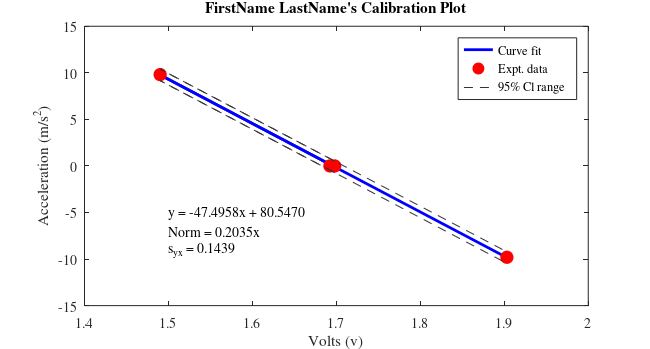
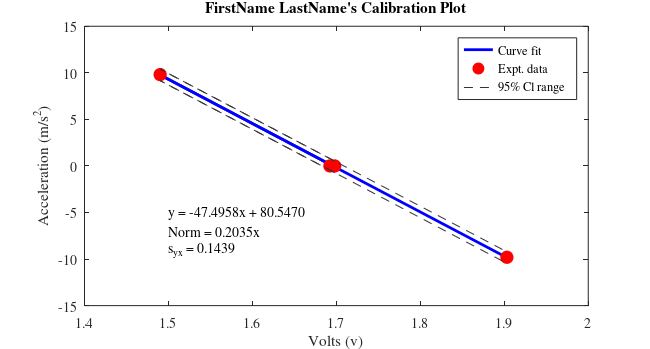

Here is the MATLAB script that generated these plots, in order:
% This is a generic program to generate calibration plot and provide slop
% and intercept data
%%%%%%%%%%%%%%%%%%%%%%%%%%%%%%%%%%%%%%%%%%%%%%%
% Date: August 5th, 2020
% Dr. Vibhav Durgesh
% Rev 0.0
% User has to provide appropriate information - see beginning of code
%%%%%%%%%%%%%%%%%%%%%%%%%%%%%%%%%%%%%%%%%%%%%%%
clear all
close all
clc

%% User have to manually add information
x = [1.698 1.4901 1.6923 1.9031]; %Voltage Data
y = [0 9.81 0 -9.81]; % Acceleration
t_nuP= 4.303; % Value read from t-student's table
plotTitle = 'FirstName LastName''s Calibration Plot';
%% Performing linear curve fitting
[p,s] = polyfit (x,y,1); % Curve fitting with 1st order fit
%% Generating curvefit line
xfit = x;% Generating degree of freedom for the curve fit
yfit = polyval(p,xfit);
nu = s.df; % Getting degree of freedom for the curve fit 
norm = s.normr; % Getting the norm of the curve fitting
syx = norm/sqrt(nu);

%% Generating figure with specific size
figure(1)
set(gcf,'unit','inches','position',[0.50 0.50 6.50 3.50],...
    'defaultaxesfontsize',10,'defaultaxesfontname','times');
%% Plotting data and adding labels
plot(xfit,yfit,'b-','linewidth',2);hold on
plot(x,y,'ro','markersize',9,'markerfacecolor','r')
xlabel('Volts (v)')
ylabel('Acceleration (m/s^{2})')
%% Now adding 95% confidence level in the plot
y_cl_low = yfit - t_nuP*syx; % Using regression analysis
y_cl_up  = yfit + t_nuP*syx;
plot(xfit,y_cl_low,'--','color',[0.2 0.2 0.2], 'HandleVisibility','off');
plot(xfit,y_cl_up,'--','color',[0.2 0.2 0.2]);

%% Adding confidence level lines on curve fit
legend('Curve fit','Expt. data','95% Cl range','location','Northeast')
title(plotTitle)
text(1.5,-5,sprintf('y = %3.4fx + %3.4f',p(1),p(2)),'Fontname','times')
text(1.5,-7,sprintf('Norm = %3.4fx',s.normr),'Fontname','times')
text(1.5,-9,sprintf('s_{yx} = %3.4f',syx),'Fontname','times')
%% Saving the files in png and pdf format
figName = ['../Figures/Student_Name_Exp03_Part1'];
set(gcf,'PaperPositionMode','auto')
print(figName,'-dpng','-r600')
set(gcf,'PaperUnits','inches','Units','inches');
figpos = get(gcf,'Position');
set(gcf,'Papersize',figpos(3:4),'Units','inches');
print(figName,'-dpdf','-r600')
